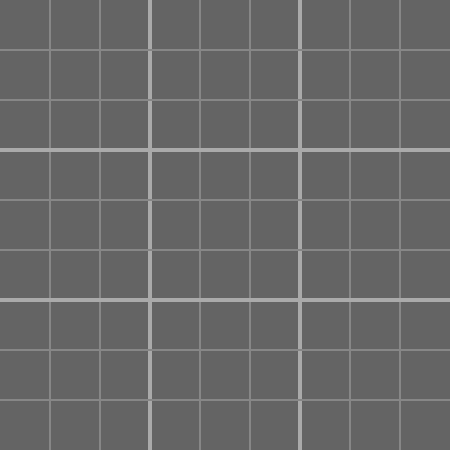
Frame 1 (no input)
Frame 60 (no input): identical to frame 1, image omitted
Frame 120 (the mouse pressed at the canvas centre since frame 60): identical to frame 1, image omitted

The p5.js sketch that drew this single still picture (run headless with seeded random() and noise() and a simulated clock; from frame 60 on, the mouse is pressed at the canvas centre):

// p5.js sketch
// ── sketch.js
let boardSize = 450;
let cellSize = boardSize/9;
let board = [];
let yOffset = 50;

let selectedx = -1;
let selectedy = -1;

let clearButton;
let solveButton;

let rowMask;
let colMask;
let boxMask;

let orderToFill;
let possibleNumFill;

let givenValues;


function setup()
{
    var canvas = createCanvas(boardSize, boardSize);
    canvas.position(windowWidth/2 - boardSize/2, windowHeight/2 - boardSize/2 - yOffset);

    //setting the board
    for(let i = 0; i < 9; i++)
    {
        let temp = [];
        for(let j=0; j<9; j++)
        {
            temp.push(0);
        }
        board.push(temp);
    }

    //buttons
    solveButton = createButton("Solve");
    solveButton.size(100, 50);
    solveButton.position(windowWidth/2 - solveButton.width*3/2, windowHeight*5/6);
    solveButton.mousePressed(onSolveButtonPress);

    clearButton = createButton("Clear");
    clearButton.size(100, 50);
    clearButton.position(windowWidth/2 + solveButton.width/2, windowHeight*5/6);
    clearButton.mousePressed(clearBoard);

    createGivenValues();
}  




function mouseClicked()
{
    selectedx = floor(mouseX / cellSize);
    selectedy = floor(mouseY / cellSize);
}


function onSolveButtonPress()
{
    hideButtons();
    solve();
    showButtons();
}

function updateGivenValues(i, j, num)
{
    givenValues[i.toString().concat(j.toString())] = num;
}


function createGivenValues()
{
    givenValues = {};
    for(let i=0; i<9; i++)
    {
        for(let j=0; j<9; j++)
        {
            givenValues[i.toString().concat(j.toString())] = 0;
        }
    }
}


function clearBoard()
{
    for(let i = 0; i < 9; i++)
    {
        for(let j=0; j<9; j++)
        {
            board[i][j] = 0;
        }
    }
    
    createGivenValues();
}


function chkSelectedOnBoard()
{
    if (selectedx >= 0 && selectedx < 9 && selectedy >= 0 && selectedy < 9) {
        return true;
    }
    return false;
}

function updateCellValue()
{
    if (keyIsPressed && chkSelectedOnBoard()) {
        board[selectedy][selectedx] = int(key);
        updateGivenValues(selectedy, selectedx, int(key));
    }
}


function drawBoard()
{
    //vertical lines
    for(let i=1; i<9; i++)
        {
            if (i%3 == 0){
                strokeWeight(4);
                stroke(170);
            }
            else{
                strokeWeight(2);
                stroke(135);
            }

            line(i*cellSize, 0, i*cellSize, boardSize);
        }
        //horizontal lines
        for(let i=1; i<9; i++)
        {
            if(i%3 == 0){
                strokeWeight(4);
                stroke(170)
            }
            else{
                strokeWeight(2);
                stroke(135);
            }

            line(0, i*cellSize, boardSize, i*cellSize);
        }

        //drawing given numbers
        textAlign(CENTER, CENTER);
        textSize(18);
        for(let i=0; i<9; i++)
        {
            for(let j=0; j<9; j++)
            {
                noStroke();

                //filling the numbers
                if (board[i][j] == 0) {
                    continue;
                }
                fill(160, 6, 105);
                if (givenValues[i.toString().concat(j.toString())]) {
                    fill(0);
                }

                text(board[i][j], (j+0.5)*cellSize, (i+0.5)*cellSize);
            }
        }

        fill(0, 255, 0, 100);
        rect(selectedx*cellSize, selectedy*cellSize, cellSize, cellSize);
        fill(0);
}



function draw()
{
    updateCellValue();

    background(100);
    drawBoard();
}


function hideButtons()
{
    clearButton.hide();
    solveButton.hide();
}

function showButtons()
{
    clearButton.show(); 
    solveButton.show();  
}



// SOLVING FUNCTIONS

function createOrder()
{
    orderToFill = new Array();
    possibleNumFill = {};

    for(let i=0; i<9; i++)
    {
        for(let j=0; j<9; j++)
        {
            if(board[i][j])
            {
                continue;
            }

            var numPossible = 0;
            for(let k=1; k<=9; k++)
            {
                if(chkValid(i, j, k))
                {
                    numPossible++;
                }
            }

            possibleNumFill[i.toString().concat(j.toString())] = numPossible;
            orderToFill.push(i.toString().concat(j.toString()));
        }
    }

    orderToFill.sort(function(x, y)
    {
        if(possibleNumFill[x] >= possibleNumFill[y])
        {
            return 1;
        }
        else if(possibleNumFill[x] < possibleNumFill[y])
        {
            return -1;
        }
    });
}

function addToMask(i, j, num)
{
    rowMask[j] |= 1 << num;
    colMask[i] |= 1 << num;
    boxMask[Math.floor(i/3)*3 + Math.floor(j/3)] |= 1 << num;
}

function removeFromMask(i, j, num)
{
    rowMask[j] &= ~(1 << num);
    colMask[i] &= ~(1 << num);
    boxMask[Math.floor(i/3)*3 + Math.floor(j/3)] &= ~(1 << num);
}

function createMask()
{
    rowMask = new Array(9);
    colMask = new Array(9);
    boxMask = new Array(9);

    for(let i=0; i<9; i++)
    {
        for(let j=0; j<9; j++)
        {
            addToMask(i, j, board[i][j]);
        }
    }
}

function chkValid(i, j, num)
{
    if((rowMask[j] >> num & 1) || (colMask[i] >> num & 1) || (boxMask[Math.floor(i/3)*3 + Math.floor(j/3)] >> num & 1))
    {
        return false;
    }
    return true;
}

function backtrack(ind)
{
    if(ind === orderToFill.length)
    {
        return true;
    }
    console.log(ind);
    var i = Number(orderToFill[ind][0]);
    var j = Number(orderToFill[ind][1]);

    if(board[i][j])
    {
        return backtrack(ind+1);
    }
    
    for(let k=1; k<=9; k++)
    {
        if(chkValid(i, j, k))
        {
            board[i][j] = k;
            addToMask(i, j, k);

            if(backtrack(ind+1))
            {
                return true;
            }
            else
            {
                board[i][j]=0;
                removeFromMask(i, j, k);
            }
        }
    }

    return false;
}


function solve()
{
    createMask();
    createOrder();
    //console.log(orderToFill);
    backtrack(0);
}
